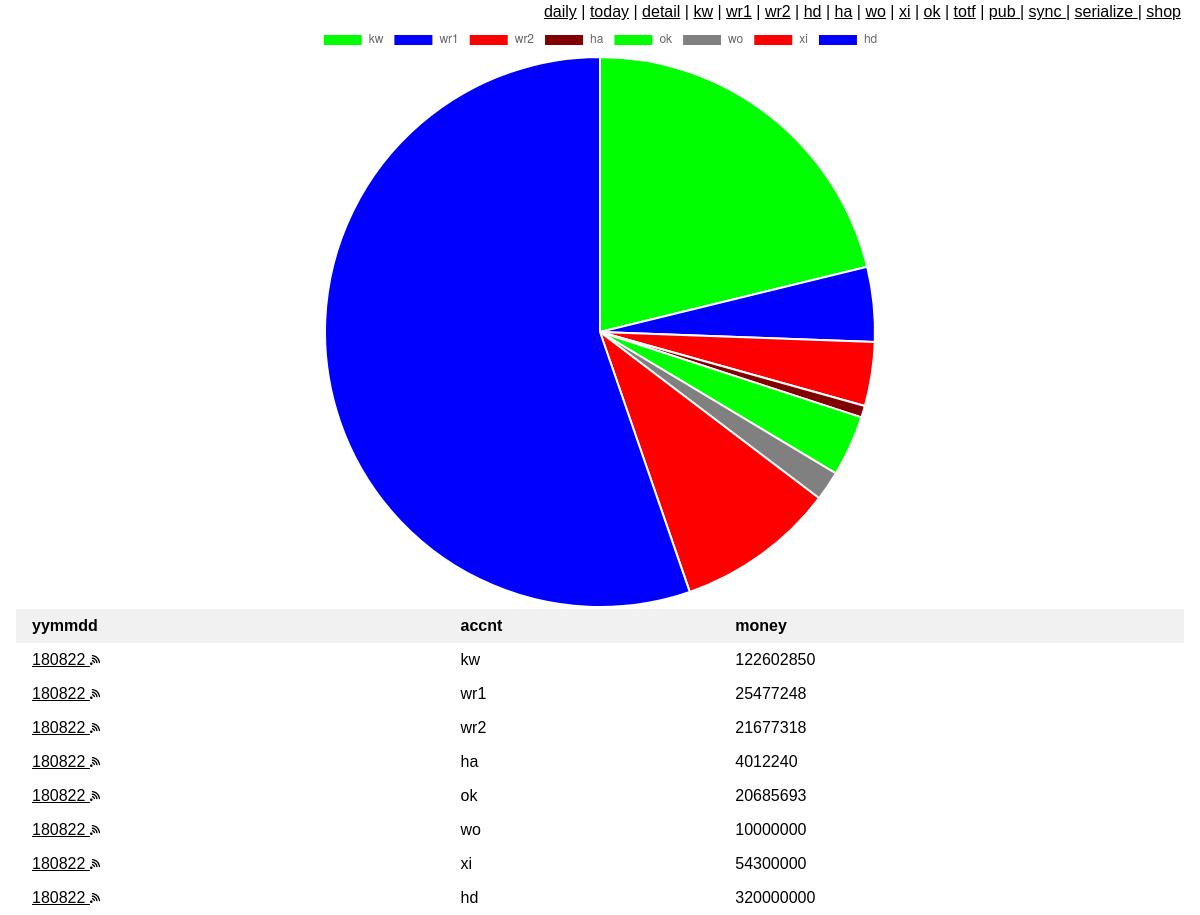
Page /tot/180822/ on the committed database.
### tot/models.py (models this page shows, shortened)
class Tot(models.Model):
    accnt = models.CharField(max_length=200)
    yymmdd = models.CharField(max_length=200)
    money = models.IntegerField(default=0)

### tot/views.py (the view)
# urls.py: path('<int:yymmdd>/', 				views.yymmdd, 	name='yymmdd'),
def yymmdd(request,yymmdd):
	try:
		ts = Tot.objects.filter(yymmdd=yymmdd).values('yymmdd','accnt','money').annotate()
		if(len(ts) == 0):
			return HttpResponseRedirect('/tot/totf')
		print(len(ts))
		legend_array = []
		money_array = []
		rgb_array = []
		for t in ts:
			legend_array.append(t['accnt'])
			money_array.append(t['money'])
			rgb = rgbmap(t['accnt'])
			rgb_array.append(rgb)
		amount = ' ,'.join(str(e) for e in money_array)
		template = loader.get_template('tot/yymmdd.html')
		context = {
			'ts': ts,
			'legend': legend_array,
			'amount': amount,
			'rgbs': rgb_array,
		}
	except Tot.DoesNotExist:
		raise Http404("Tot does not exist")
	return HttpResponse(template.render(context,request))

### tot/views.py (called while the page is built)
def rgbmap(x):
	return {'kw':'rgb(0,255,0)', 'wr1': 'rgb(0,0,255)',\
		 'wr2': 'rgb(255,0,0)', 'ok':'rgb(0,255,0)',\
		 'hd': 'rgb(0,0,255)', 'xi': 'rgb(255,0,0)',\
		 'ha':'rgb(128,0,0)', 'wo': 'rgb(128,128,128)' }[x]

### tot/templates/tot/yymmdd.html
{% include "tot/head.html" %}
{% include "tot/piechart.html" %}
{% include "tot/showtab.html"%}
{% include "tot/tail.html"%}

### tot/templates/tot/showtab.html
{% load static %}
{% if ts %}
<div class="w3-container">
    <table class="w3-table">
    <tr class="w3-light-grey">
        <th>yymmdd</th>
        <th>accnt</th>
        <th>money</th>
    </tr>
    {% for t in ts %}
    <tr>
        <td> <a href="/tot/{{t.yymmdd}}/"> {{ t.yymmdd }} </a>
					<a href="/tot/pub/{{t.yymmdd}}"><img height="10" width="10"
					src="{% static 'tot/images/pub.png' %}"></img> </a>
		</td>
        <td> {{ t.accnt }} </td>
        <td> {{ t.money }} </td>
    </tr>
    {% endfor %}
{% else %}
    <p>No Tot data.</p>
</div>
{% endif %}

### tot/static/tot/style.css (style rules this page uses)
html { box-sizing:border-box }
*,*:before,*:after { box-sizing:inherit }
html { -ms-text-size-adjust:100%;-webkit-text-size-adjust:100% }
body { margin:0 }
a { background-color:transparent;-webkit-text-decoration-skip:objects }
img { border-style:none }
html,body { font-family:Verdana,sans-serif;font-size:15px;line-height:1.5 }
html { overflow-x:hidden }
img { vertical-align:middle }
a { color:inherit }
.w3-table,.w3-table-all { border-collapse:collapse;border-spacing:0;width:100%;display:table }
.w3-table td,.w3-table th,.w3-table-all td,.w3-table-all th { padding:8px 8px;display:table-cell;text-align:left;vertical-align:top }
.w3-table th:first-child,.w3-table td:first-child,.w3-table-all th:first-child,.w3-table-all td:first-child { padding-left:16px }
.w3-container:after,.w3-container:before,.w3-panel:after,.w3-panel:before,.w3-row:after,.w3-row:before,.w3-row-padding:after,.w3-row-padding:before, .w3-cell-row:before,.w3-cell-row:after,.w3-clear:after,.w3-clear:before,.w3-bar:before,.w3-bar:after { content:"";display:table;clear:both }
.w3-container,.w3-panel { padding:0.01em 16px }
.w3-light-grey,.w3-hover-light-grey:hover,.w3-light-gray,.w3-hover-light-gray:hover { color:#000!important;background-color:#f1f1f1!important }

### rows in the picture
Tot: yymmdd "180822", accnt "kw", money "122602850"
Tot: yymmdd "180822", accnt "wr1", money "25477248"
Tot: yymmdd "180822", accnt "wr2", money "21677318"
Tot: yymmdd "180822", accnt "ha", money "4012240"
Tot: yymmdd "180822", accnt "ok", money "20685693"
Tot: yymmdd "180822", accnt "wo", money "10000000"
Tot: yymmdd "180822", accnt "xi", money "54300000"
Tot: yymmdd "180822", accnt "hd", money "320000000"

### other values in the picture
chart data {{ amount }} 122602850 ,25477248 ,21677318 ,4012240 ,20685693 ,10000000 ,54300000 ,320000000
chart data {{ l }} kw, wr1, wr2, ha, ok, wo, xi, hd
